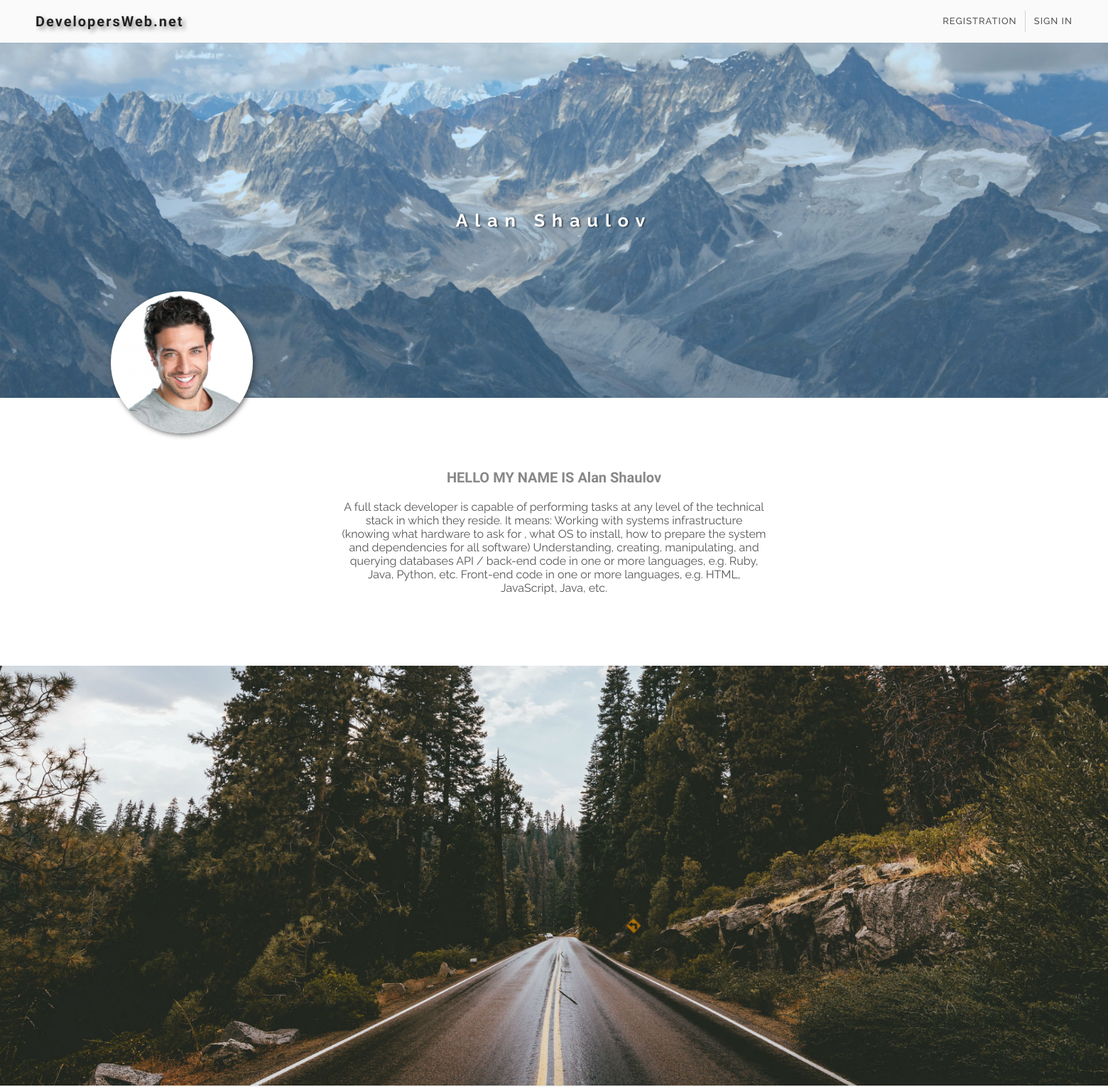
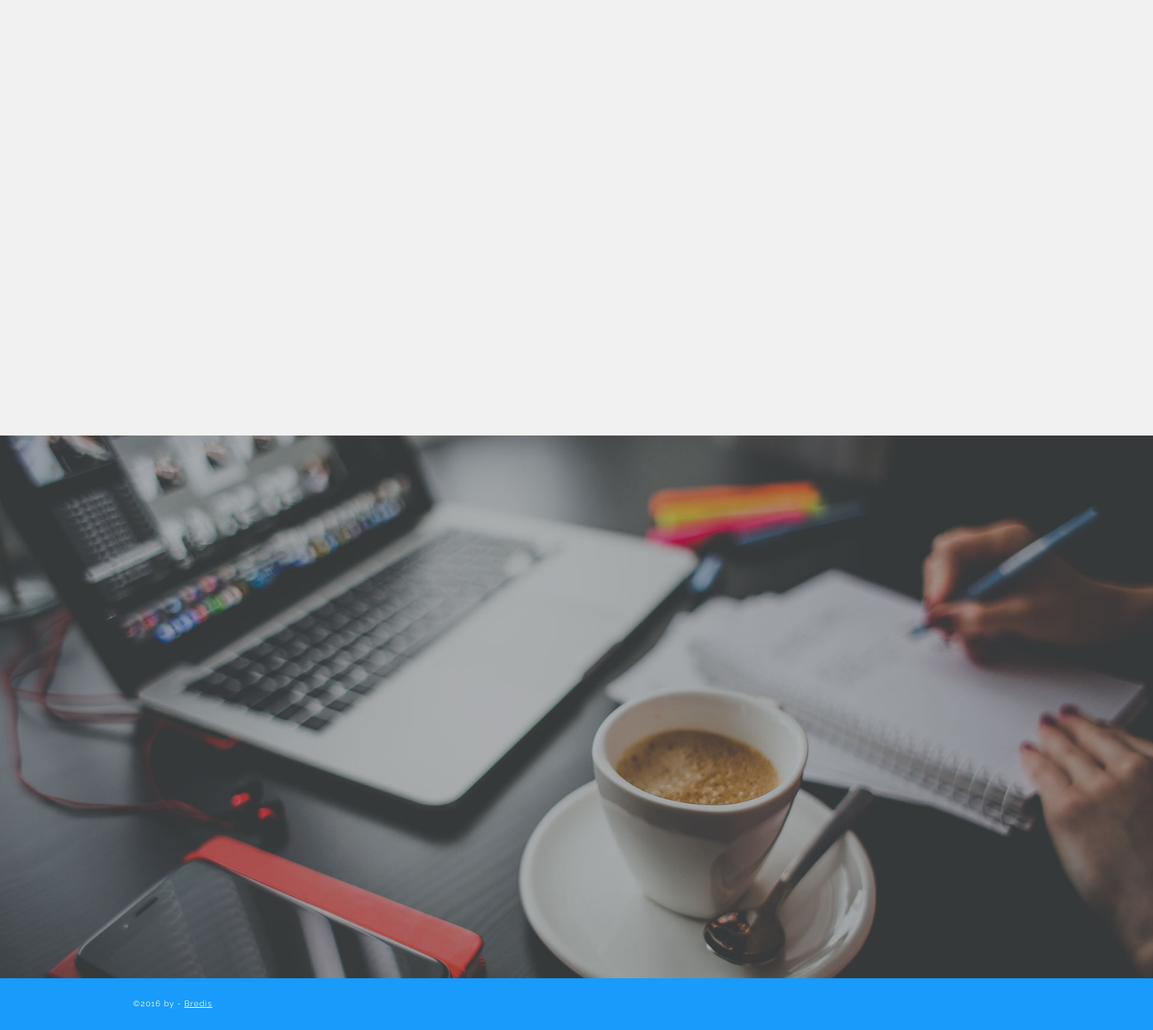
The app's page /alanshaulov/index.php with its own data (2 pictures, top to bottom).
### tables this page shows
CREATE TABLE IF NOT EXISTS `users` (
  `id` int(10) unsigned NOT NULL AUTO_INCREMENT,
  `name` varchar(50) NOT NULL,
  `secondname` varchar(50) NOT NULL,
  `email` varchar(50) NOT NULL,
  `password` varchar(100) NOT NULL,
  `prog1` varchar(100) NOT NULL,
  `prog2` varchar(100) NOT NULL,
  `prog3` varchar(100) NOT NULL,
  `prog4` varchar(100) NOT NULL,
  `html` int(11) NOT NULL DEFAULT '0',
  `js` int(11) DEFAULT '0',
  `php` int(10) NOT NULL DEFAULT '0',
  `angular` int(10) NOT NULL DEFAULT '0',
  `abouttext` mediumtext NOT NULL,
  `avatardest` varchar(100) NOT NULL,
  `avatarstatus` int(11) NOT NULL DEFAULT '0',
  `backgrounddest` varchar(100) NOT NULL,
  `backgroundstatus` int(11) NOT NULL DEFAULT '0',
  `prog1status` int(11) NOT NULL DEFAULT '0',
  `prog1imgdest` varchar(100) NOT NULL,
  `prog2status` int(11) NOT NULL DEFAULT '0',
  `prog2imgdest` varchar(100) NOT NULL,
  `prog3status` int(11) NOT NULL DEFAULT '0',
  `prog3imgdest` varchar(100) NOT NULL,
  `prog4status` int(11) NOT NULL DEFAULT '0',
  `prog4imgdest` varchar(100) NOT NULL,
  `phone` varchar(16) NOT NULL,
  `city` varchar(15) NOT NULL,
  `changedpass` int(1) NOT NULL,
  `progectname1` varchar(100) NOT NULL DEFAULT 'PROJECT',
  `progectname2` varchar(100) NOT NULL DEFAULT 'PROJECT',
  `progectname3` varchar(100) NOT NULL DEFAULT 'PROJECT',
  `progectname4` varchar(100) NOT NULL DEFAULT 'PROJECT',
  PRIMARY KEY (`id`)
);

### alanshaulov/index.php (called while the page is built, shortened)
    <?php
        $myname="Alan";
        $mysecondname="Shaulov";
        $id = "11";
        include "../personal.php";
?>

### class.php (called while the page is built, shortened)
<?php
    class User {
        function __construct( $id = 0 ){
            global $dbcon;
            $this->id = $id;
            $sql = "SELECT * From users WHERE id='$this->id';";
            $result = mysqli_query( $dbcon, $sql );
            if($row = mysqli_fetch_assoc( $result ))
            {
                $this->mytext = $row["abouttext"];
                $this->image = $row["avatardest"];
                $this->backgroundstatus = $row["backgroundstatus"];
            }
        }
    }
?>

### personal.php (the view, shortened to what this page needs)
<?php
    include_once "dbcon.php";
    include_once "menuimage.php";
    include_once "class.php";
    $user = new User ($id);
    $cookies = 0;
if($cookies){
    $logedvisitor = 1;
}
else{
    $logedvisitor = 0;
    $loged = 0;
}
    if($user->personalimagestatus)
        $imagedest = $user->image;
    else
        $imagedest = "../image/userimage.png";
    if($user->backgroundstatus)
        $backdest = $user->backgrounddest;
    else
        $backdest = "../image/mainbackground.jpg";
?>
<!doctype html>
<html>
<head>
  <link rel="stylesheet" type="text/css" href="../style.css">
  <link rel="stylesheet" type="text/css" href="../personal.css">
</head>
<body>
   <nav>
        <h2>
           <a href="../"></a>
           DevelopersWeb.net
        </h2>
        <?php
            if($loged || $logedvisitor){
            ?>
                <ul id="loginul">
                   <li id="profil"><a><?php echo $cookiename." ".$cookiesecondname; ?></a></li>
                   <li id="logoutbutton">
                        <form action="../out.php" methoth="post">
                            <button>SIGN OUT</button>
                        </form>
                       <span id="navline"></span>
                   </li>
                </ul>
                <div id="menupersone">
                    <div id="menuimage" style="background:url(<?php echo $menuimagedest; ?>); background-position:center; background-size:cover;"></div>
                    <div id="menuinfo">
                        <span id="menuname"><?php echo $cookiename." ".$cookiesecondname; ?>
                        </span>
                        <span id="menumail"><?php echo $coockieemail; ?></span>
                        <span id="tomypage">
                            <?php if(!$loged){ ?>
                                <a href="<?php echo "../".$foldername; ?>">TO MY PAGE</a>
                            <?php }
                            else{ ?>
                                <span id="changename"><span id="confic"></span>SETTING</span>
                            <?php } ?>
                        </span>
                    </div>
                    <div id="menufooter">
                        <span id="deleteprofile">DELETE PROFILE</span>
                    </div>
                </div>
                <?php  }
       else{ ?>
                <ul id="loguot">
                    <li id="regbutton">REGISTRATION</li>
                    <li id="logbutton">SIGN IN
                    </li>
                </ul>
    <?php    }
    ?>
   </nav>
    <header id="headperson" style="background:url(
           <?php echo "$backdest" ?>); background-position:center; background-size:cover; background-repeat:no-repeat; ">
        <h1><?php
            echo $myname." ".$mysecondname;
            ?>
       </h1>
        <div style="background:url(
           <?php echo "$imagedest" ?>); background-position:center; background-size:cover; " id="personalimage">
        </div>
    </header>
    <section id="aboutmesec">
        <div id="aboutme">
            <h2>HELLO MY NAME IS <?php echo $myname." ".$mysecondname?></h2>
            <p><?php
                echo "$user->mytext";
                ?>
            </p>
        </div>
    </section>
    <section id="skills">
    </section>
    <section id="progects">
    </section>
    <section id="contacts">
    </section>
    <footer>
        <div id="footercont">
                    <span>&copy;2016 by - <a href="http://bredis.org">Bredis</a></span>
                </div>
    </footer>
</body>
</html>

### style.css (style rules this page uses)
* { font-family: 'Raleway', sans-serif; margin: 0; padding: 0; }
html,body { margin:0; padding:0; width: 100%; height:100%; }
body { overflow-x: hidden; }
nav { position: relative; width: 100%; height: 60px; background: #fafafa; z-index: 4; }
header { height: 500px; width: 100%; background: url("image/mainbackground.jpg"); background-size: cover; background-position: top; background-repeat: no-repeat; position: relative; }
header>h1 { height: 50px; font-family: 'Raleway', sans-serif; letter-spacing: 10px; color:#fff; text-align: center; line-height: 50px; font-size:25px; text-shadow: 2px 1px 2px rgba(0,0,0,0.5); position: absolute; left: 0; right: 0; top:0; bottom:0; margin: auto; margin-left: -500px; opacity: 0; }
nav>#loguot { height: 100%; width: auto; float: right; margin-right: 50px; }
nav>#loguot>li { color:#555; height: 100%; display: inline-block; line-height: 60px; font-weight: 500; font-size:13px; letter-spacing: 1px; cursor:pointer; transition:0.3s; }
nav>#loguot>li:last-child { margin-left: 20px; }
nav>h2 { display: block; width: 300px; float: left; line-height: 60px; margin-left: 50px; color:#222; font-family: 'Metamorphous', cursive; letter-spacing: 2px; font-size: 20px; text-shadow: 4px 4px 6px rgba(150, 150, 150, 1); position: relative; }
nav>h2>a { width: 100%; height: 100%; z-index: 2; display: block; cursor: pointer; position: absolute; }
footer { background: #189BFA;; width:100%; height: 70px; font-family: "Raleway", sans-serif; position: relative; }
#footercont { width:1200px; height: 50px; font-size: 11px; line-height: 50px; color:#fff; position: absolute; top:0; bottom:0; margin: auto; letter-spacing: 1px; left: 0; right:0; margin: auto; }
#footercont a { color:#fff; }
section { background: #fafafa; }
#contacts { padding: 100px 0; height: auto; width:100%; background: #fafafa; position: relative; }
#contacts { background: url(image/contactimage.jpg); background-size: cover; background-repeat: no-repeat; background-position: center; }
#skills { height: 391px !important; }
#progects { height: 391px !important; }
#contacts { height: 534px !important; }

### personal.css (style rules this page uses)
#skills,#progects { width:100%; height: auto; padding: 100px 0; background: #fff; }
#aboutmesec { width:100%; height: auto; padding: 100px 0; background: #fff; min-height: 150px; }
#skills { background: url(image/slikksimage.jpg); background-position: center; background-size: cover; background-repeat: no-repeat; }
#progects { background: #f1f1f1; }
#personalimage { width: 200px; height: 200px; position: absolute; left: 10%; border-radius: 50%; background-size: cover; background-position: center; bottom: -50px; -webkit-box-shadow: 7px 7px 5px 0px rgba(50, 50, 50, 0.75); -moz-box-shadow: 7px 7px 5px 0px rgba(50, 50, 50, 0.75); box-shadow: 2px 2px 7px 0px rgba(50, 50, 50, 0.75); transition: 1s; }
#headperson>h1 { position: absolute; height: 50px; line-height: 50px; left:0; right:0; bottom:0; top:0; margin: auto; top:-200px; opacity: 0; }
#aboutme>h2 { text-align: center; font-size: 20px; margin-bottom: 20px; font-family: 'Baloo Thambi', cursive; color:#888; }
#aboutme { width: 600px; height: auto; margin: 0 auto; position: relative; opacity: 0; }
#aboutme>p { text-align: center; color: #555; }

### records on screen
users: avatardest (picture), abouttext "A full stack developer is capable of performing tasks at any level of the technical stack in which they reside. It means: Working with systems infrastructure (knowing what hardware to ask for , what OS to install, how to prepare the system and dependencies for all software) Understanding, creating, manipulating, and querying databases API / back-end code in one or more languages, e.g. Ruby, Java, Python, etc. Front-end code in one or more languages, e.g. HTML, JavaScript, Java, etc."

### other values on screen
$myname "Alan"
$mysecondname "Shaulov"
